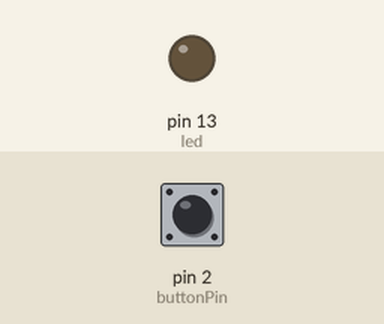
This sketch was run on a simulated Arduino Uno, built with avr-gcc and run on an emulated ATmega328P. Parts: output pins drawn as LEDs (lit = HIGH). The test bench sets the inputs (shaded band); at power-on: pin 2 (buttonPin) LOW.

Above: at 2.8 s.
2.9 s: pin 2 (buttonPin) pulled HIGH for 1.2 s
At 4.1 s:
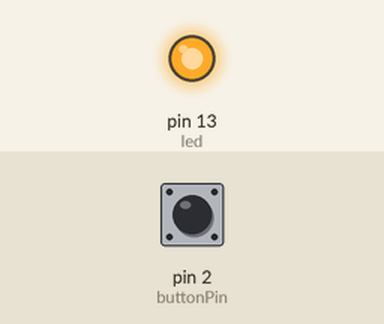
6.5 s: pin 2 (buttonPin) pulled HIGH for 3.2 s
At 10.6 s:
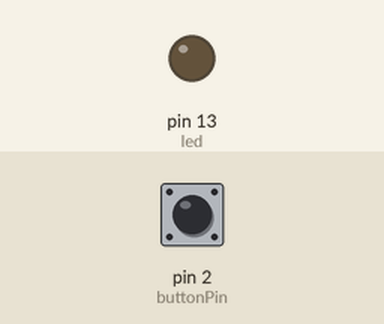
Timing chart, 0 to 12.1 s (numbered marks = the images above; inputs shaded):
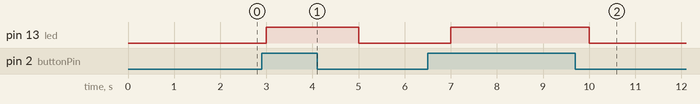

The sketch:

hw1_1.ino
```cpp
int led = 13;
int buttonPin = 2;
int buttonState = 0;

void setup() {
  pinMode(led,OUTPUT);
  pinMode(buttonPin,INPUT);
}

void loop() {
  buttonState = digitalRead(buttonPin);
  if(buttonState == HIGH){
    digitalWrite(led,HIGH);
    delay(1000);
  }else{
    digitalWrite(led,LOW);
    delay(1000);
  }
}
```

Measured:
- after the input at 2.9 s, pin 13 (led): LOW → HIGH after 0.10 s, → LOW 2.0 s later
- after the input at 6.5 s, pin 13 (led): LOW → HIGH after 0.50 s, → LOW 3.0 s later
